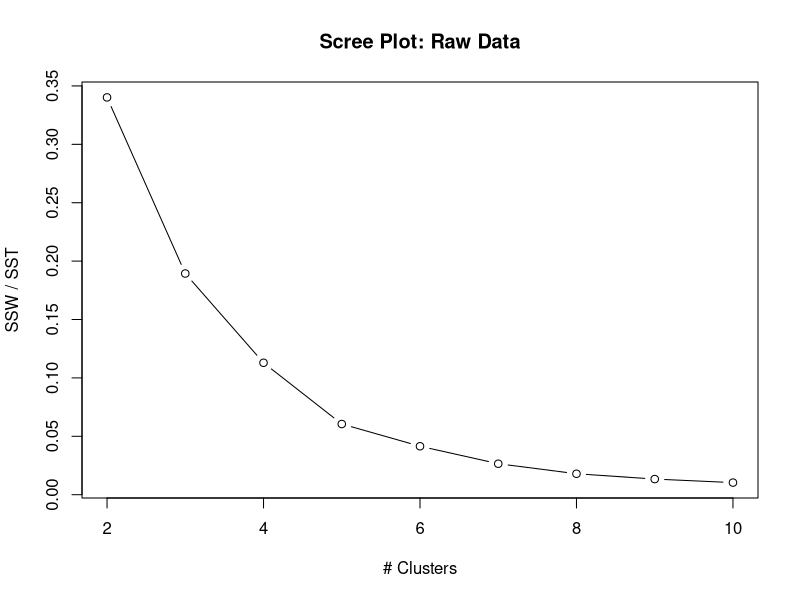
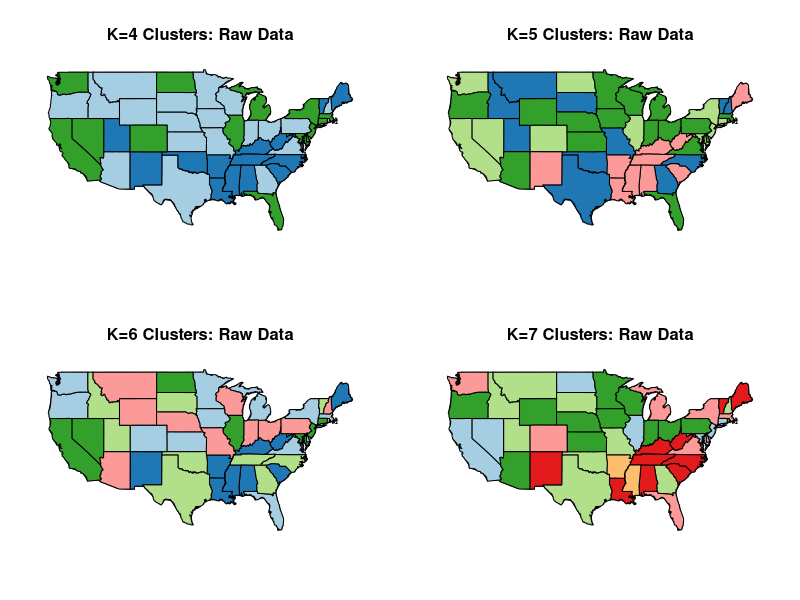
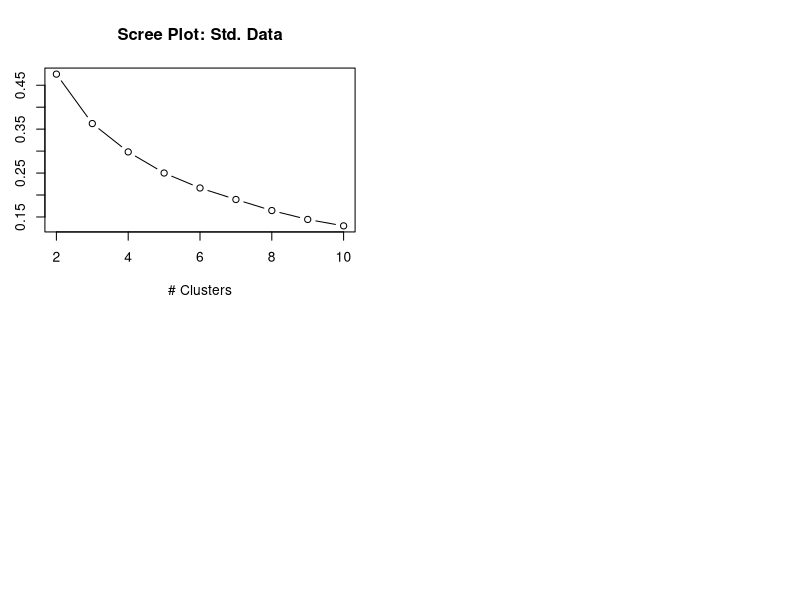
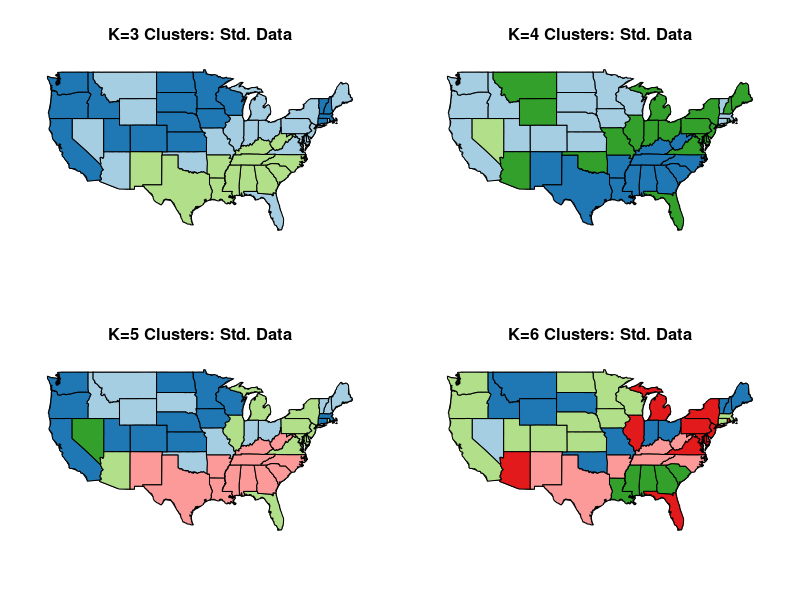

These figures' R source, in order:
##########   NON-HIERARCHICAL (K MEANS) CLUSTERING
##########   Mario Renato Carrillo C (carri201@umn.edu)
##########   Updated: 02-21-2019

# I used cluster analysis to attempt to group objects based on some rule defining by the similarity or dissimilarity between objects. 
# The reasons to use clustering in this data analysis are that the group labels are not known a priori. 
# Thus our goal is to discover the “natural groupings” present in the data.

#################    GOAL ############

# Develop an algorithm that measures the “closeness” or “similarity” between per capita income, illiteracy, 
# life expectancy in years, and percent high-school graduates for the data sets 
# related to the 50 states of the United States of America.

# To solve this issue I used the non-hierarchical clustering method by partitions a set of N objects into
# K distinct groups based on some distance (or dissimilarity).


### For this code me required to load 'maps' package
if(!require(maps)){
  install.packages("maps")
  library(maps)
}

### For this code me required to load  'RColorBrewer' package
if(!require(RColorBrewer)){
  install.packages("RColorBrewer")
  library(RColorBrewer)
}

########### I APPLY THE METHOD TO RAW DATA
# the data set use relates to the 50 states of the United States of America
?state.x77
vars <- c("Income","Illiteracy","Life Exp","HS Grad")
head(state.x77[,vars])
apply(state.x77[,vars], 2, mean)
apply(state.x77[,vars], 2, sd)

# First, we started with some initial partition or “seed points” which define cluster centers.

# The algorithm I used is the following: 
# 
# 1)  Partition the N objects into K distinct clusters C1, . . . , CK
# 
# 2.1)  Assign object Xi to cluster Ck that has closest mean
# 
# 2.2)  Update cluster centroids if Xi is reassigned to the new cluster
# 
# – Repeat 2 until all objects remain in the same cluster

# fit k means for k = 2, ..., 10 (raw data)

kmlist <- vector("list", 9)
for(k in 2:10){
  set.seed(1)
  kmlist[[k-1]] <- kmeans(state.x77[,vars], k, nstart=10000)
}

# scree plot 
tot.withinss <- sapply(kmlist, function(x) x$tot.withinss)

plot(2:10, tot.withinss / kmlist[[1]]$totss, type="b", xlab="# Clusters", 
     ylab="SSW / SST", main="Scree Plot: Raw Data")

# plot results 

par(mfrow=c(2,2))
for(k in 4:7){
  map(database = "state")
  title(paste0("K=",k," Clusters: Raw Data"))
  cols <- brewer.pal(k, "Paired")
  for(j in 1:k){
    ix <- names(which(kmlist[[k-1]]$cluster==j))
    if(length(ix) > 1) map(database = "state", regions = ix, col = cols[j], fill=T, add=TRUE)
  }
}

# ################THE CENTERED DATA (Standardized)

# fit k means for k = 2, ..., 10 
Xs <- scale(state.x77[,vars])
kmlist.std <- vector("list", 9)
for(k in 2:10){
  set.seed(1)
  kmlist.std[[k-1]] <- kmeans(Xs, k, nstart=10000)
}

# scree plot 
tot.withinss.std <- sapply(kmlist.std, function(x) x$tot.withinss)

plot(2:10, tot.withinss.std / kmlist.std[[1]]$totss, type="b", 
     xlab="# Clusters", ylab="SSW / SST", main="Scree Plot: Std. Data")

# plot results 

par(mfrow=c(2,2))
for(k in 3:6){
  map(database = "state")
  title(paste0("K=",k," Clusters: Std. Data"))
  cols <- brewer.pal(k, "Paired")
  for(j in 1:k){
    ix <- names(which(kmlist.std[[k-1]]$cluster==j))
    if(length(ix) > 1) map(database = "state", regions = ix, col = cols[j], fill=T, add=TRUE)
  }
}
